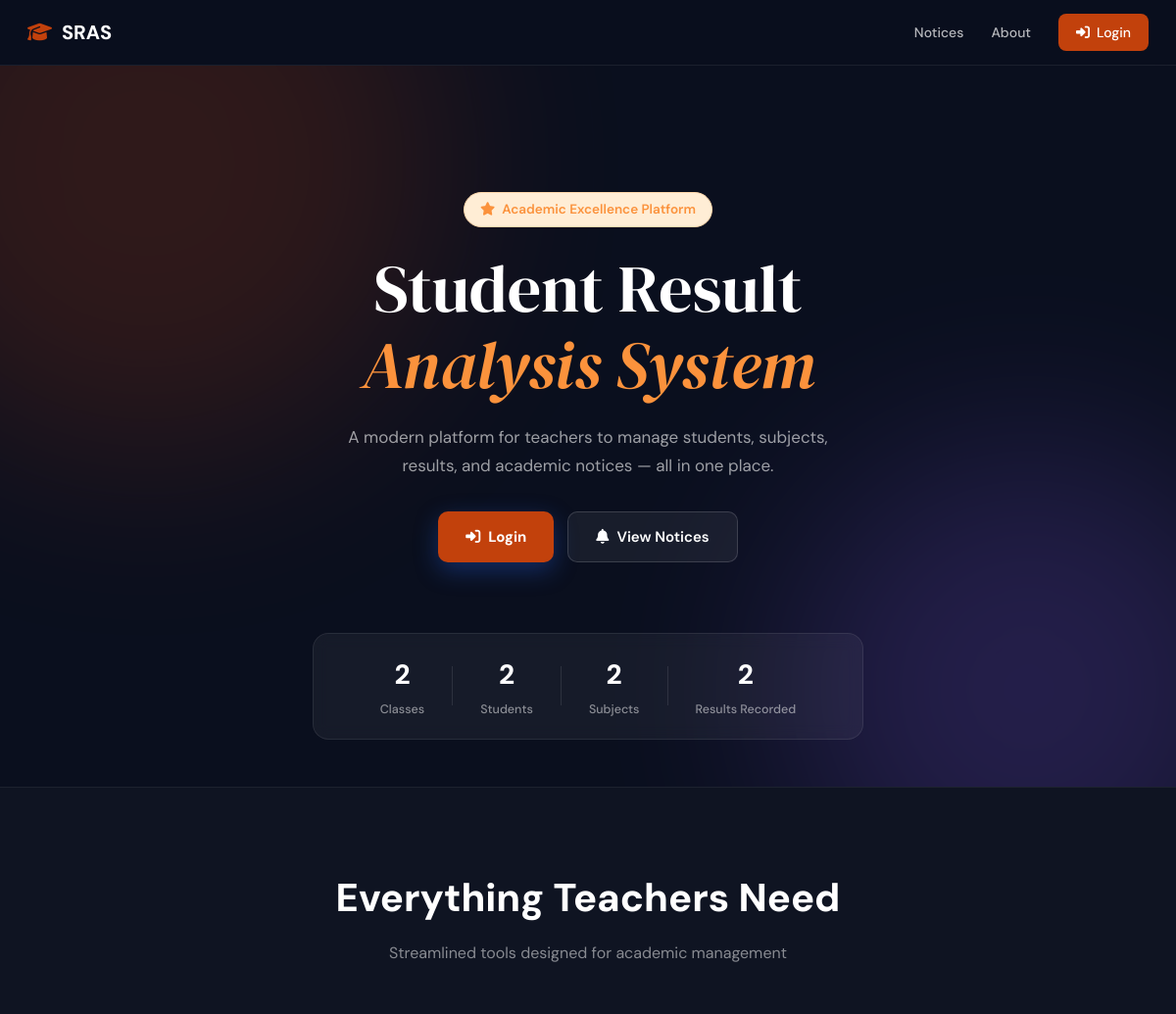
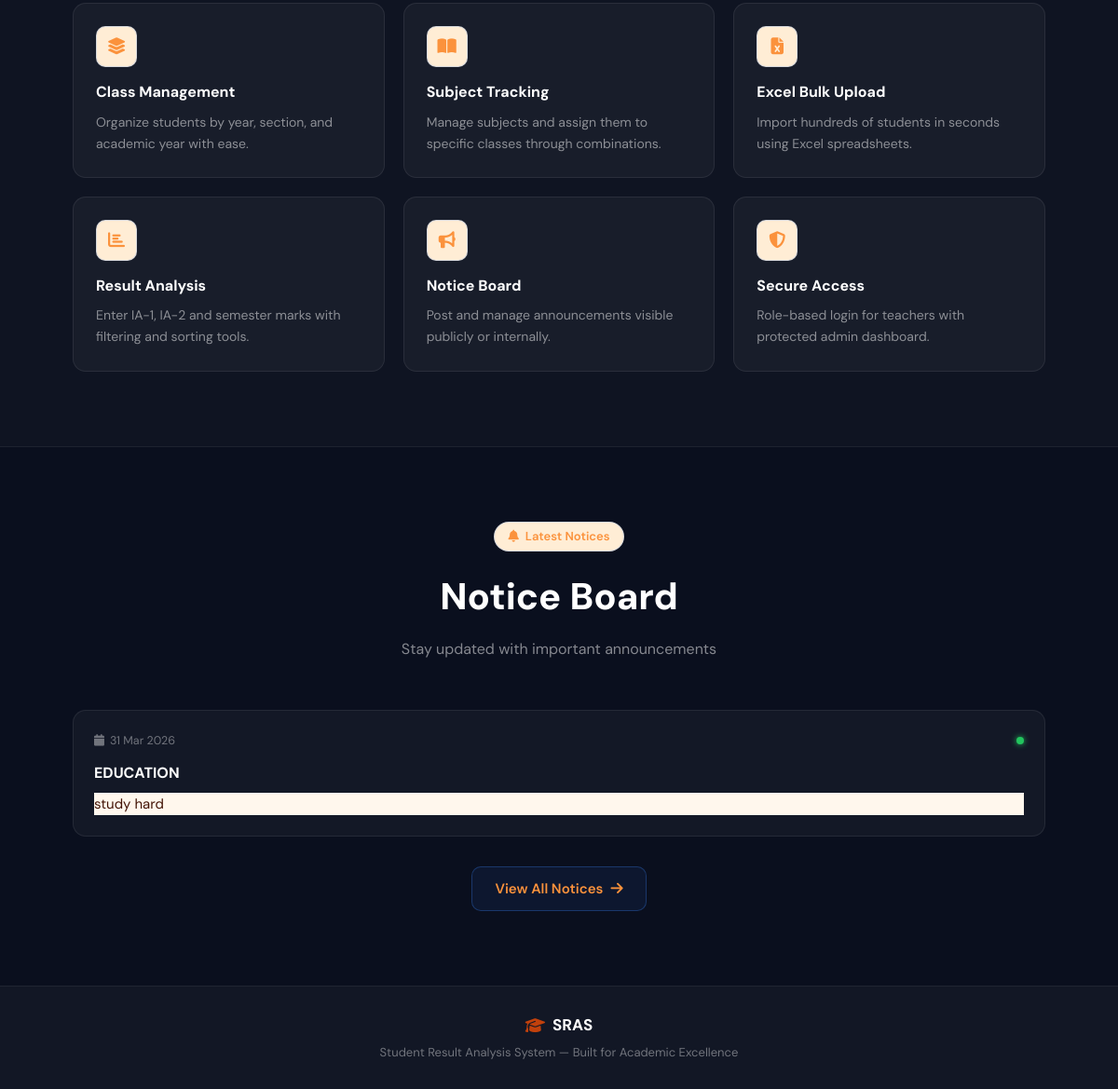
The page / on the database its author committed (2 pictures, top to bottom).
### core/models.py (models this page shows, shortened)
class Notice(models.Model):
    title      = models.CharField(max_length=200, verbose_name='Notice Title')
    content    = models.TextField(verbose_name='Content')
    is_active  = models.BooleanField(default=True, verbose_name='Active')
    created_at = models.DateTimeField(auto_now_add=True)
    updated_at = models.DateTimeField(auto_now=True)
    class Meta:
        ordering = ['-created_at']
        verbose_name = 'Notice'
        verbose_name_plural = 'Notices'
    @property
    def short_content(self):
        return self.content[:200] + '...' if len(self.content) > 200 else self.content

### core/views.py (the view)
# urls.py: path('', views.home, name='home'),
def home(request):
    notices = Notice.objects.filter(is_active=True)[:6]
    stats = {
        'classes':  StudentClass.objects.count(),
        'students': Student.objects.count(),
        'subjects': Subject.objects.count(),
        'results':  EnhancedResult.objects.count(),
    }
    return render(request, 'core/home.html', {'notices': notices, 'stats': stats})

### core/templates/core/home.html (shortened to what this page needs)
<!DOCTYPE html>
<html lang="en">
<head>
  <link rel="stylesheet" href="https://cdnjs.cloudflare.com/ajax/libs/font-awesome/6.5.0/css/all.min.css" />
  <link rel="stylesheet" href="/static/css/main.css" />
  <link rel="stylesheet" href="/static/css/public.css" />
</head>
<body class="public-layout">
  <nav class="pub-nav">
    <div class="pub-nav-inner">
      <div class="pub-logo">
        <i class="fas fa-graduation-cap"></i>
        <span>SRAS</span>
      </div>
      <div class="pub-nav-links">
        <a href="#notices">Notices</a>
        <a href="#about">About</a>
        {% if request.user.is_authenticated %}
        <a href="{% url 'dashboard' %}" class="btn-nav-primary"><i class="fas fa-chart-pie"></i> Dashboard</a>
        {% else %}
        <a href="{% url 'login' %}" class="btn-nav-primary"><i class="fas fa-right-to-bracket"></i> Login</a>
        {% endif %}
      </div>
    </div>
  </nav>
  <section class="hero">
    <div class="hero-bg">
      <div class="hero-orb hero-orb-1"></div>
      <div class="hero-orb hero-orb-2"></div>
      <div class="hero-grid"></div>
    </div>
    <div class="hero-content">
      <div class="hero-badge"><i class="fas fa-star"></i> Academic Excellence Platform</div>
      <h1 class="hero-title">
        Student Result
        <em>Analysis System</em>
      </h1>
      <p class="hero-desc">
        A modern platform for teachers to manage students, subjects, results, and academic notices — all in one place.
      </p>
      <div class="hero-actions">
        {% if request.user.is_authenticated %}
        <a href="{% url 'dashboard' %}" class="btn-hero-primary"><i class="fas fa-chart-pie"></i> Go to Dashboard</a>
        {% else %}
        <a href="{% url 'login' %}" class="btn-hero-primary"><i class="fas fa-right-to-bracket"></i> Login</a>
        {% endif %}
        <a href="#notices" class="btn-hero-outline"><i class="fas fa-bell"></i> View Notices</a>
      </div>
    </div>
    <div class="hero-stats">
      <div class="stat-item">
        <span class="stat-num">{{ stats.classes }}</span>
        <span class="stat-label">Classes</span>
      </div>
      <div class="stat-item">
        <span class="stat-num">{{ stats.students }}</span>
        <span class="stat-label">Students</span>
      </div>
      <div class="stat-item">
        <span class="stat-num">{{ stats.subjects }}</span>
        <span class="stat-label">Subjects</span>
      </div>
      <div class="stat-item">
        <span class="stat-num">{{ stats.results }}</span>
        <span class="stat-label">Results Recorded</span>
      </div>
    </div>
  </section>
  <section class="features" id="about">
    <div class="section-inner">
      <div class="section-header">
        <h2>Everything Teachers Need</h2>
        <p>Streamlined tools designed for academic management</p>
      </div>
      <div class="features-grid">
        <div class="feature-card">
          <div class="feat-icon"><i class="fas fa-layer-group"></i></div>
          <h3>Class Management</h3>
          <p>Organize students by year, section, and academic year with ease.</p>
        </div>
        <div class="feature-card">
          <div class="feat-icon"><i class="fas fa-book-open"></i></div>
          <h3>Subject Tracking</h3>
          <p>Manage subjects and assign them to specific classes through combinations.</p>
        </div>
        <div class="feature-card">
          <div class="feat-icon"><i class="fas fa-file-excel"></i></div>
          <h3>Excel Bulk Upload</h3>
          <p>Import hundreds of students in seconds using Excel spreadsheets.</p>
        </div>
        <div class="feature-card">
          <div class="feat-icon"><i class="fas fa-chart-bar"></i></div>
          <h3>Result Analysis</h3>
          <p>Enter IA-1, IA-2 and semester marks with filtering and sorting tools.</p>
        </div>
        <div class="feature-card">
          <div class="feat-icon"><i class="fas fa-bullhorn"></i></div>
          <h3>Notice Board</h3>
          <p>Post and manage announcements visible publicly or internally.</p>
        </div>
        <div class="feature-card">
          <div class="feat-icon"><i class="fas fa-shield-halved"></i></div>
          <h3>Secure Access</h3>
          <p>Role-based login for teachers with protected admin dashboard.</p>
        </div>
      </div>
    </div>
  </section>
  <section class="pub-notices" id="notices">
    <div class="section-inner">
      <div class="section-header">
        <div class="notice-badge"><i class="fas fa-bell"></i> Latest Notices</div>
        <h2>Notice Board</h2>
        <p>Stay updated with important announcements</p>
      </div>
      {% if notices %}
      <div class="notices-grid">
        {% for notice in notices %}
        <div class="notice-card">
          <div class="notice-card-header">
            <span class="notice-date"><i class="fas fa-calendar"></i> {{ notice.created_at|date:"d M Y" }}</span>
            <span class="notice-active-dot"></span>
          </div>
          <h3 class="notice-card-title">{{ notice.title }}</h3>
          <p class="notice-card-body">{{ notice.short_content }}</p>
        </div>
        {% endfor %}
      </div>
      <div class="notices-footer">
        <a href="{% url 'public_notices' %}" class="btn-view-all">View All Notices <i
            class="fas fa-arrow-right"></i></a>
      </div>
      {% else %}
      <div class="empty-notices">
        <i class="fas fa-bell-slash"></i>
        <p>No active notices at this time.</p>
      </div>
      {% endif %}
    </div>
  </section>
  <footer class="pub-footer">
    <div class="footer-inner">
      <div class="footer-logo">
        <i class="fas fa-graduation-cap"></i> SRAS
      </div>
      <p>Student Result Analysis System — Built for Academic Excellence</p>
    </div>
  </footer>
</body>
</html>

### static/css/main.css (style rules this page uses)
*, *::before, *::after { box-sizing: border-box; margin: 0; padding: 0; }
:root { --primary: #c2410c; --accent: #fb923c; --background: #fff7ed; --card: #ffffff; --text: #431407; --border: #fed7aa; --hover: #ffedd5; --muted: #7c2d12; --blue-50: var(--hover); --blue-100: var(--border); --blue-500: var(--primary); --blue-600: var(--primary); --blue-700: var(--text); --blue-800: var(--text); --green-100: #dcfce7; --green-500: #22c55e; --green-600: #16a34a; --red-100: #fee2e2; --red-500: #ef4444; --red-600: #dc2626; --orange-100: #ffedd5; --orange-500: #f97316; --purple-100: var(--hover); --purple-500: var(--primary); --purple-600: var(--primary); --teal-100: #ccfbf1; --teal-500: #14b8a6; --yellow-100: #fef9c3; --yellow-600: #ca8a04; --gray-50: #f8fafc; --gray-100: #f1f5f9; --gray-200: #e2e8f0; --gray-300: #cbd5e1; --gray-400: #94a3b8; --gray-500: #64748b; --gray-600: #475569; --gray-700: #334155; --gray-800: #1e293b; --gray-900: #0f172a; --sidebar-w: 256px; --sidebar-collapsed: 72px; --topbar-h: 60px; --radius-sm: 6px; --radius: 10px; --radius-lg: 14px; --radius-xl: 20px; --shadow-sm: 0 1px 3px rgba(0,0,0,0.06), 0 1px 2px rgba(0,0,0,0.04); --shadow: 0 4px 12px rgba(0,0,0,0.08), 0 2px 4px rgba(0,0,0,0.04); --shadow-lg: 0 10px 30px rgba(0,0,0,0.1), 0 4px 8px rgba(0,0,0,0.06); --shadow-blue: 0 4px 15px rgba(194,65,12,0.25); --font: 'DM Sans', system-ui, sans-serif; --font-mono: 'DM Mono', monospace; }
html { font-size: 15px; }
body { font-family: var(--font); color: var(--text); background: var(--background); line-height: 1.6; }
a { color: var(--primary); text-decoration: none; }

### rows shown on the page
Notice: created_at "31 Mar 2026", title "EDUCATION", short_content "study hard"

### other values the page prints
{{ stats.classes }} "2"
{{ stats.students }} "2"
{{ stats.subjects }} "2"
{{ stats.results }} "2"
